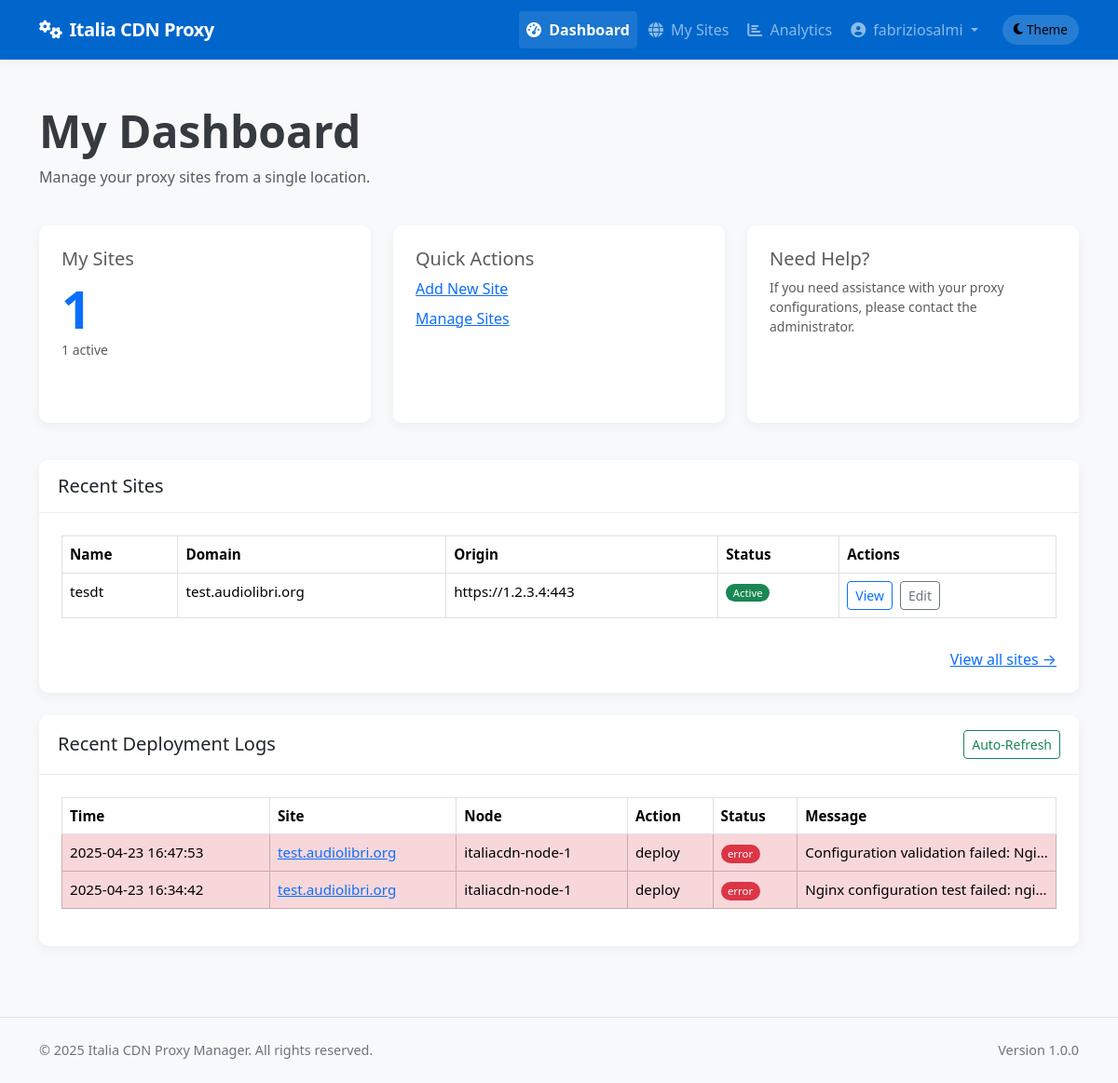
Before: /client/dashboard (signed in) with the older database file.
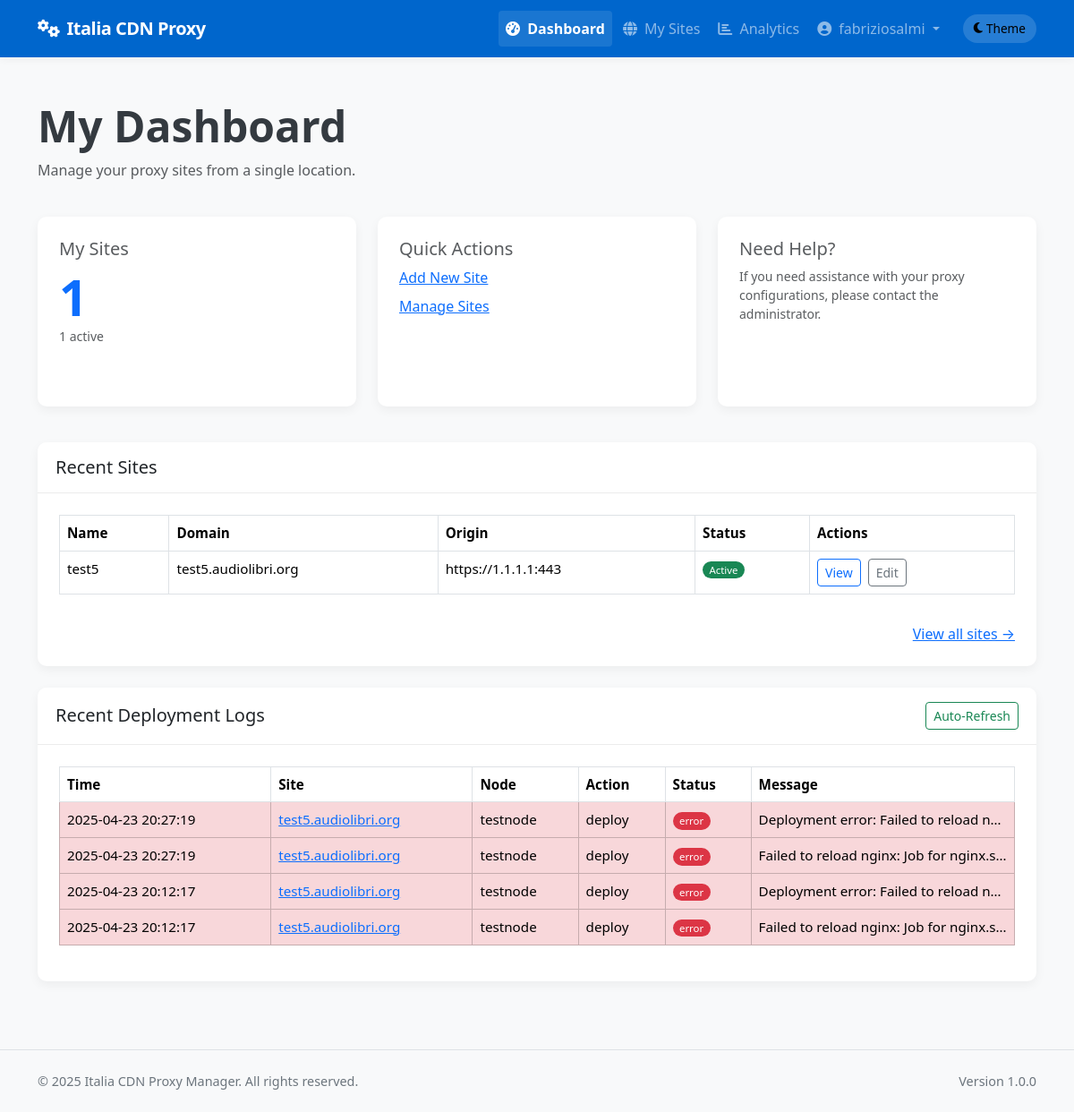
After: the same page with the newer database file.
### app/models/models.py (models this page shows, shortened)
class Site(db.Model):
    __tablename__ = 'sites'
    id = db.Column(db.Integer, primary_key=True)
    name = db.Column(db.String(64), nullable=False)
    domain = db.Column(db.String(255), unique=True, nullable=False)
    protocol = db.Column(db.String(10), nullable=False, default='https')  # http or https
    origin_protocol = db.Column(db.String(10), nullable=False, default='http')  # http or https for origin
    origin_address = db.Column(db.String(255), nullable=False)  # Backend server address
    origin_port = db.Column(db.Integer, nullable=False)
    user_id = db.Column(db.Integer, db.ForeignKey('users.id'), nullable=True)  # Allow null for discovered sites
    is_active = db.Column(db.Boolean, default=True)
    is_blocked = db.Column(db.Boolean, default=False)
    is_discovered = db.Column(db.Boolean, default=False)  # Whether this site was discovered from node
    use_waf = db.Column(db.Boolean, default=False)
    waf_rule_level = db.Column(db.String(10), default='basic')  # basic, medium, strict
    waf_custom_rules = db.Column(db.Text, nullable=True)  # Custom WAF rules
    waf_max_request_size = db.Column(db.Integer, default=1)  # Max request size in MB
    waf_request_timeout = db.Column(db.Integer, default=60)  # Request timeout in seconds
    waf_block_tor_exit_nodes = db.Column(db.Boolean, default=False)  # Block Tor exit nodes
    waf_rate_limiting_enabled = db.Column(db.Boolean, default=False)  # Enable rate limiting
    waf_rate_limiting_requests = db.Column(db.Integer, default=100)  # Requests per minute
    waf_rate_limiting_burst = db.Column(db.Integer, default=200)  # Burst requests
    force_https = db.Column(db.Boolean, default=True)  # New column to force HTTP to HTTPS redirect
    enable_cache = db.Column(db.Boolean, default=True)
    cache_time = db.Column(db.Integer, default=3600)  # Cache time in seconds, default 1 hour
    cache_static_time = db.Column(db.Integer, default=86400)  # Cache time for static assets in seconds, default 1 day
    custom_cache_rules = db.Column(db.Text, nullable=True)  # Custom cache rules in Nginx format
    cache_browser_time = db.Column(db.Integer, default=3600)  # Browser cache time in seconds, default 1 hour
    use_geoip = db.Column(db.Boolean, default=False)  # Whether to use GeoIP filtering
    geoip_mode = db.Column(db.String(10), default='blacklist')  # 'blacklist' or 'whitelist'
    geoip_countries = db.Column(db.Text, nullable=True)  # Comma-separated list of country codes
    geoip_level = db.Column(db.String(10), default='nginx')  # 'nginx' or 'iptables'
    created_at = db.Column(db.DateTime, default=datetime.utcnow)
    updated_at = db.Column(db.DateTime, default=datetime.utcnow, onupdate=datetime.utcnow)
    custom_config = db.Column(db.Text, nullable=True)  # Additional Nginx configuration
    site_nodes = db.relationship('SiteNode', backref='site', lazy='dynamic')
    ssl_certificates = db.relationship('SSLCertificate', backref='site', lazy='dynamic')
    config_versions = db.relationship('ConfigVersion', backref='site', lazy='dynamic')

class DeploymentLog(db.Model):
    __tablename__ = 'deployment_logs'
    id = db.Column(db.Integer, primary_key=True)
    site_id = db.Column(db.Integer, db.ForeignKey('sites.id'), nullable=False)
    node_id = db.Column(db.Integer, db.ForeignKey('nodes.id'), nullable=False)
    user_id = db.Column(db.Integer, db.ForeignKey('users.id'), nullable=True)  # Who performed the action
    action = db.Column(db.String(64), nullable=False)  # deploy, update, remove, ssl_renew, discovery, rollback
    status = db.Column(db.String(20), nullable=False)  # success, error
    message = db.Column(db.Text, nullable=True)
    created_at = db.Column(db.DateTime, default=datetime.utcnow)
    site = db.relationship('Site', backref=db.backref('deployment_logs', lazy='dynamic'))
    node = db.relationship('Node', backref=db.backref('deployment_logs', lazy='dynamic'))
    user = db.relationship('User', backref=db.backref('deployment_logs', lazy='dynamic'))

class Node(db.Model):
    __tablename__ = 'nodes'
    id = db.Column(db.Integer, primary_key=True)
    name = db.Column(db.String(64), unique=True, nullable=False)
    ip_address = db.Column(db.String(45), nullable=False)  # IPv4 or IPv6
    ssh_port = db.Column(db.Integer, default=22)
    ssh_user = db.Column(db.String(64), nullable=False)
    ssh_key_path = db.Column(db.String(256), nullable=True)  # Path to SSH key file
    _ssh_password = db.Column('ssh_password', db.String(256), nullable=True)  # Encrypted password (if using password auth)
    is_active = db.Column(db.Boolean, default=True)
    is_discovered = db.Column(db.Boolean, default=False)  # Whether this node was discovered from YAML
    created_at = db.Column(db.DateTime, default=datetime.utcnow)
    updated_at = db.Column(db.DateTime, default=datetime.utcnow, onupdate=datetime.utcnow)
    nginx_config_path = db.Column(db.String(256), default='/etc/nginx/conf.d')
    nginx_reload_command = db.Column(db.String(256), default='sudo systemctl reload nginx')
    detected_nginx_path = db.Column(db.String(256), nullable=True)  # Store detected nginx path
    site_nodes = db.relationship('SiteNode', backref='node', lazy='dynamic')
    @property
    def ssh_password(self):
        """Decrypt password when accessed"""
        from cryptography.fernet import Fernet
        from flask import current_app
        import base64
        if not self._ssh_password:
            return None
        try:
            key = current_app.config.get('PASSWORD_ENCRYPTION_KEY')
            if not key:
                import logging
                logging.warning("PASSWORD_ENCRYPTION_KEY not configured in application settings")
                if current_app.config.get('ENV') == 'production':
                    raise ValueError("Missing PASSWORD_ENCRYPTION_KEY in production environment")
                key = 'fallback_key_for_development_only'
            key = key.encode()
            import hashlib
            key_hash = hashlib.sha256(key).digest()
            fernet_key = base64.urlsafe_b64encode(key_hash)
            cipher = Fernet(fernet_key)
            decrypted = cipher.decrypt(self._ssh_password.encode())
            return decrypted.decode()
        except Exception as e:
            import logging
            logging.error(f"Error decrypting SSH password: {str(e)}")
            return None
    @ssh_password.setter
    def ssh_password(self, password):
        """Encrypt password when set"""
        if not password:
            self._ssh_password = None
            return
        from cryptography.fernet import Fernet
        from flask import current_app
        import base64
        try:
            key = current_app.config.get('PASSWORD_ENCRYPTION_KEY')
            if not key:
                import logging
                logging.warning("PASSWORD_ENCRYPTION_KEY not configured in application settings")
                if current_app.config.get('ENV') == 'production':
                    raise ValueError("Missing PASSWORD_ENCRYPTION_KEY in production environment")
                key = 'fallback_key_for_development_only'
            key = key.encode()
            import hashlib
            key_hash = hashlib.sha256(key).digest()
            fernet_key = base64.urlsafe_b64encode(key_hash)
            cipher = Fernet(fernet_key)
            encrypted = cipher.encrypt(password.encode())
            self._ssh_password = encrypted.decode()
        except Exception as e:
            import logging
            logging.error(f"Error encrypting SSH password: {str(e)}")
            self._ssh_password = None

### app/controllers/client.py (the view)
@client.route('/dashboard')
@login_required
@client_required
def dashboard():
    site_count = Site.query.filter_by(user_id=current_user.id).count()
    active_site_count = Site.query.filter_by(user_id=current_user.id, is_active=True).count()
    sites = Site.query.filter_by(user_id=current_user.id).order_by(Site.created_at.desc()).limit(5).all()
    site_ids = [site.id for site in Site.query.filter_by(user_id=current_user.id).all()]
    latest_logs = DeploymentLog.query.filter(DeploymentLog.site_id.in_(site_ids)).order_by(DeploymentLog.created_at.desc()).limit(10).all() if site_ids else []
    return render_template('client/dashboard.html',
                           site_count=site_count,
                           active_site_count=active_site_count,
                           sites=sites,
                           latest_logs=latest_logs)

### app/models/__init__.py (called while the page is built)
@login_manager.user_loader
def load_user(user_id):
    return User.query.get(int(user_id))

### app/models/models.py (called while the page is built)
    def is_admin(self):
        return self.role == 'admin'

    def is_client(self):
        return self.role == 'client'

### app/services/access_control.py (called while the page is built)
def client_required(f):
    @wraps(f)
    def decorated_function(*args, **kwargs):
        if not current_user.is_client():
            flash('This page is available only for client users.', 'error')
            return abort(403)
        return f(*args, **kwargs)
    return decorated_function

### app/templates/client/dashboard.html (shortened to what the changed rows need)
{% extends "base.html" %}
{% block content %}
<div class="container py-4">
    <div class="row mb-4">
        <div class="col-12">
            <h1 class="display-5 fw-bold mb-2">My Dashboard</h1>
        </div>
    </div>
    <div class="card mb-4">
        <div class="card-body">
            {% if sites %}
            <div class="table-responsive">
                <table class="table table-bordered table-hover">
                    <thead>
                        <tr>
                            <th>Name</th>
                            <th>Domain</th>
                            <th>Origin</th>
                            <th>Status</th>
                            <th>Actions</th>
                        </tr>
                    </thead>
                    <tbody>
                        {% for site in sites %}
                        <tr>
                            <td>{{ site.name }}</td>
                            <td>{{ site.domain }}</td>
                            <td>{{ site.protocol }}://{{ site.origin_address }}:{{ site.origin_port }}</td>
                            <td>
                                <span class="badge rounded-pill {% if site.is_active %}bg-success{% else %}bg-danger{% endif %}">
                                    {{ 'Active' if site.is_active else 'Inactive' }}
                                </span>
                            </td>
                            <td>
                                <a href="{{ url_for('client.view_site', site_id=site.id) }}" class="btn btn-sm btn-outline-primary me-1">View</a>
                                <a href="{{ url_for('client.edit_site', site_id=site.id) }}" class="btn btn-sm btn-outline-secondary">Edit</a>
                            </td>
                        </tr>
                        {% endfor %}
                    </tbody>
                </table>
            </div>
            {% else %}
            <p class="text-muted">No sites created yet.
                <a href="{{ url_for('client.new_site') }}" class="text-primary">Add your first site</a>.
            </p>
            {% endif %}
        </div>
    </div>
    <div class="card">
        <div class="card-body">
            {% if latest_logs %}
            <div class="table-responsive" id="logsTableContainer">
                <table class="table table-bordered table-hover">
                    <thead>
                        <tr>
                            <th>Time</th>
                            <th>Site</th>
                            <th>Node</th>
                            <th>Action</th>
                            <th>Status</th>
                            <th>Message</th>
                        </tr>
                    </thead>
                    <tbody>
                        {% for log in latest_logs %}
                        <tr class="{% if log.status == 'error' %}table-danger{% endif %}">
                            <td>{{ log.created_at.strftime('%Y-%m-%d %H:%M:%S') }}</td>
                            <td>
                                <a href="{{ url_for('client.view_site', site_id=log.site_id) }}" class="text-primary">
                                    {{ log.site.domain }}
                                </a>
                            </td>
                            <td>{{ log.node.name }}</td>
                            <td>{{ log.action }}</td>
                            <td>
                                <span class="badge rounded-pill
                                {% if log.status == 'success' %}bg-success
                                {% elif log.status == 'error' %}bg-danger
                                {% else %}bg-warning{% endif %}">
                                    {{ log.status }}
                                </span>
                            </td>
                            <td class="text-truncate" style="max-width: 200px;">{{ log.message }}</td>
                        </tr>
                        {% endfor %}
                    </tbody>
                </table>
            </div>
            {% else %}
            <p class="text-muted">No recent deployment logs found.</p>
            {% endif %}
        </div>
    </div>
</div>
{% endblock %}

Changed rows visible on the page:
changed Site "https": name "tesdt" → "test5"; domain "test.audiolibri.org" → "test5.audiolibri.org"; origin_address "1.2.3.4" → "1.1.1.1"
added DeploymentLog: created_at "2025-04-23 20:27:19", site.domain "test5.audiolibri.org", node.name "testnode", action "deploy", status "error", message "Deployment error: Failed to reload n…"
added DeploymentLog: created_at "2025-04-23 20:27:19", site.domain "test5.audiolibri.org", node.name "testnode", action "deploy", status "error", message "Failed to reload nginx: Job for nginx.s…"
changed DeploymentLog (number 3 of 4 on the later page): created_at "2025-04-23 16:47:53" → "2025-04-23 20:12:17"; site.domain "test.audiolibri.org" → "test5.audiolibri.org"; node.name "italiacdn-node-1" → "testnode"; message "Configuration validation failed: Ngi…" → "Deployment error: Failed to reload n…"
changed DeploymentLog (number 4 of 4 on the later page): created_at "2025-04-23 16:34:42" → "2025-04-23 20:12:17"; site.domain "test.audiolibri.org" → "test5.audiolibri.org"; node.name "italiacdn-node-1" → "testnode"; message "Nginx configuration test failed: ngi…" → "Failed to reload nginx: Job for nginx.s…"
